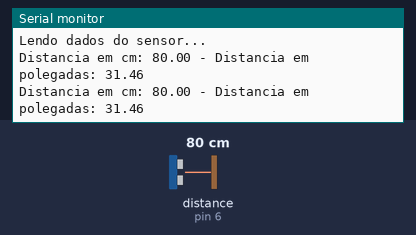
The sketch below on a simulated Arduino Uno, built with avr-gcc and run on an emulated ATmega328P. On the bench: the last lines printed to the serial monitor. The inputs (shaded band) are chosen by the test bench; at power-on: distance to the obstacle (sensor on pin 6) 80 cm. The echo pulse lasts 58.3 µs per cm.

Above: at 1.8 s.
1.9 s: distance to the obstacle (sensor on pin 6) set to 2 cm
At 2.8 s:
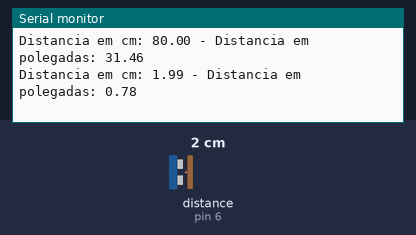
3.4 s: distance to the obstacle (sensor on pin 6) set to 4 cm
At 4.8 s:
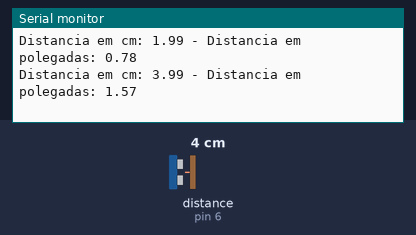
Timing chart, 0 to 6.4 s (numbered marks = the images above; inputs shaded):
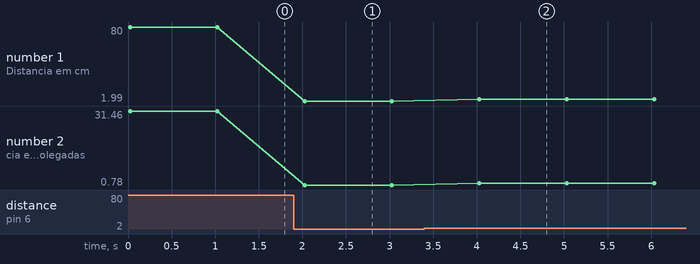

Measured:
- after the input at 1.9 s, the serial monitor: prints a new line after 0.13 s (image 1)
- after the input at 3.4 s, the serial monitor: prints a new line after 0.63 s (image 2)
- plotted number 1: 80 → 1.99 after the input at 1.9 s, 1.99 → 3.99 after the input at 3.4 s
- plotted number 2: 31.46 → 0.78 after the input at 1.9 s, 0.78 → 1.57 after the input at 3.4 s

The sketch:

sensorultrassonico.ino
```cpp
#include <Ultrasonic.h>
#define pino_trigger 7
#define pino_echo 6

Ultrasonic ultrasonic(pino_trigger, pino_echo);

void setup(){
  Serial.begin(9600);
  Serial.println("Lendo dados do sensor...");
}

void loop(){
  float cmMsec, inMsec;
  long microsec = ultrasonic.timing();
  cmMsec = ultrasonic.convert(microsec, Ultrasonic::CM);
  inMsec = ultrasonic.convert(microsec, Ultrasonic::IN);
  Serial.print("Distancia em cm: ");
  Serial.print(cmMsec);
  Serial.print(" - Distancia em polegadas: ");
  Serial.println(inMsec);
  delay(1000);
}
```
